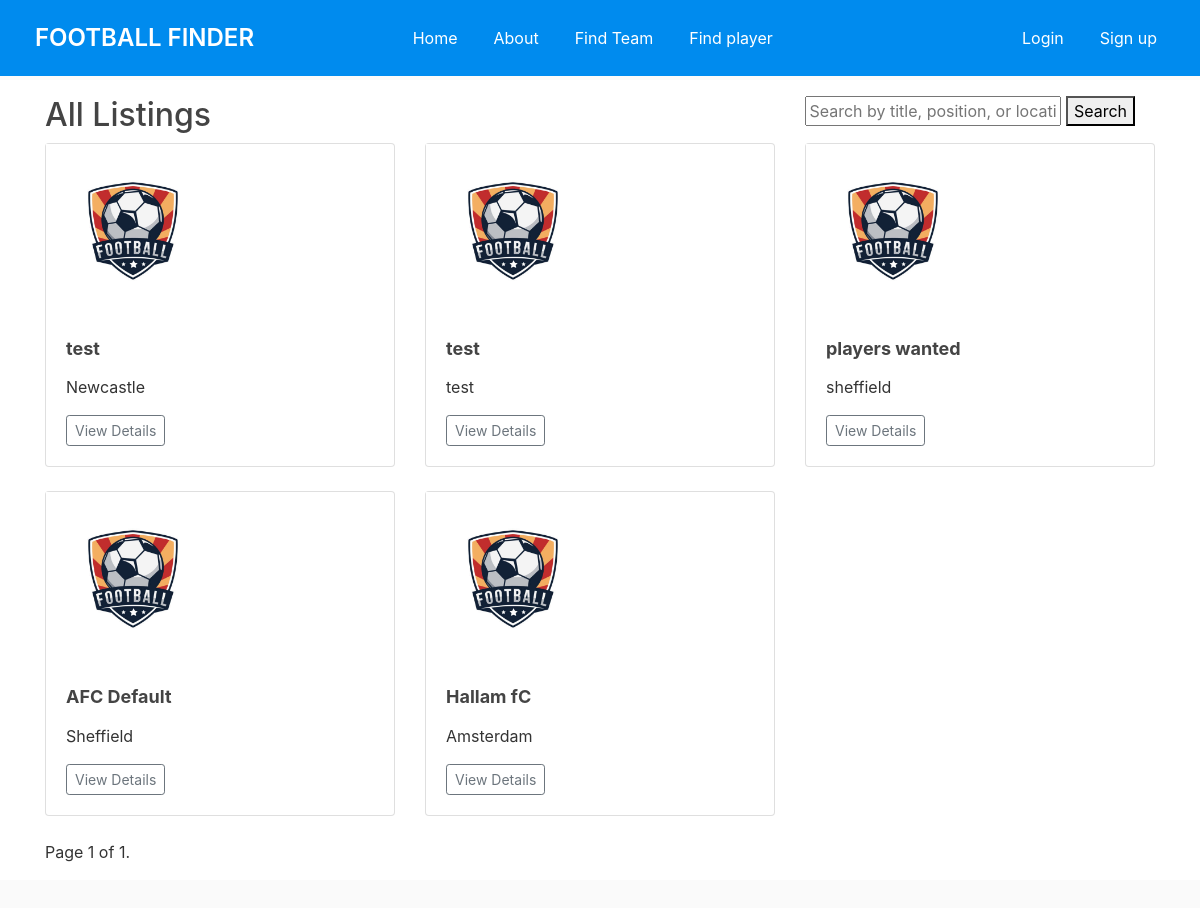
Before: /all-listings/ with the older database file.
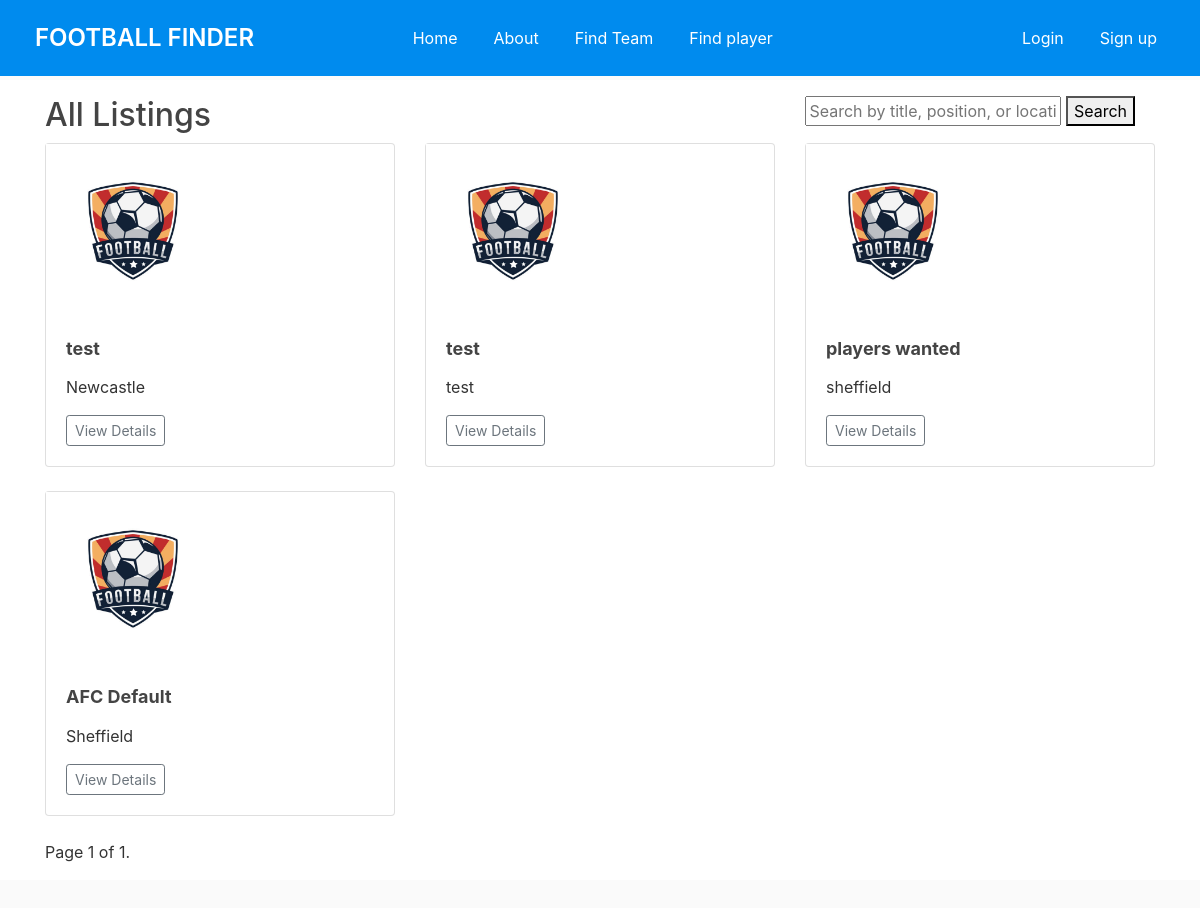
After: the same page with the newer database file.
### ffinderapp/models.py (models this page shows, shortened)
class Listing(models.Model):
    team = models.ForeignKey(get_user_model(), on_delete=models.CASCADE)  # Assuming team is a custom user model
    title = models.CharField(max_length=100)
    description = models.TextField()
    requirements = models.TextField()
    created_at = models.DateTimeField(auto_now_add=True)
    location = models.CharField(max_length=100, default='')
    city = models.CharField(max_length=100, default='')
    photo = models.ImageField(upload_to='media/listing_photos/', null=True, blank=True)  # Adding photo field
    positions = models.CharField(max_length=100, default='')
    user_profile = models.ForeignKey('CustomUser', on_delete=models.CASCADE, null= True)

### ffinderapp/views.py (the view)
# urls.py: path('all-listings/', views.all_listings, name='all_listings'),
def all_listings(request):
    search_query = request.GET.get('search')
    listings = Listing.objects.all()
    if search_query:
        listings = listings.filter(Q(title__icontains=search_query) |
            Q(positions__icontains=search_query) |
            Q(location__icontains=search_query))
    paginator = Paginator(listings, 10)  # 10 listings per page
    page_number = request.GET.get('page')
    try:
        listings_page = paginator.page(page_number)
    except PageNotAnInteger:
        listings_page = paginator.page(1)
    except EmptyPage:
        listings_page = paginator.page(paginator.num_pages)
    return render(request, 'ffinderapp/all_listings.html', {'listings': listings_page})

### ffinderapp/templates/ffinderapp/all_listings.html (shortened to what this page needs)
{% extends "ffinderapp/base.html" %}
{% load crispy_forms_tags %}
{% load static %}
{% block content %}
<div class="container">
    <form class="search-bar" method="get">
        <input type="text" name="search" placeholder="Search by title, position, or location">
        <button type="submit">Search</button>
      </form>
  <h2>All Listings</h2>
  <div class="row">
      {% for listing in listings %}
      <div class="col-md-4">
          <div class="card mb-4 shadow-sm">
              {% if listing.photo %}
              <img src="{{ listing.photo.url }}" class="card-img-top" alt="{{ listing.title }}">
              {% else %}
              <div class="placeholder-image">
                  <img src="{% static 'media/logo.jpeg' %}" alt="No Photo Available">
              </div>
              {% endif %}
              <div class="card-body">
                  <h5 class="card-title">{{ listing.title }}</h5>
                  <p>{{ listing.location }}</p>
                  <div class="d-flex justify-content-between align-items-center">
                      <div class="btn-group">
                          <a href="{% url 'listing_detail' listing.id %}" class="btn btn-sm btn-outline-secondary">View Details</a>
                      </div>
                  </div>
              </div>
          </div>
      </div>
      {% endfor %}
  </div>
  <div class="pagination">
      <span class="step-links">
          <span class="current">
              Page {{ listings.number }} of {{ listings.paginator.num_pages }}.
          </span>
      </span>
  </div>
</div>
{% endblock %}

### ffinderapp/templates/ffinderapp/base.html (shortened to what this page needs)
<!DOCTYPE html>
<html>
<head>
    <link rel="stylesheet" href="https://cdn.jsdelivr.net/npm/bootstrap@4.0.0/dist/css/bootstrap.min.css">
    {% load static %}
    <link rel="stylesheet" type="text/css" href="{% static 'css/styles.css' %}" />
</head>
<body>
    <header class="site-header">
        <nav class="navbar navbar-expand-md navbar-dark bg-steel">
            <div class="container">
                <a class="navbar-brand mr-4" href="{% url 'home' %}">Football Finder</a>
                <div class="collapse navbar-collapse" id="navbarToggle">
                    <div class="navbar-nav mr-auto">
                        <a class="nav-item nav-link" href="{% url 'home' %}">Home</a>
                        <a class="nav-item nav-link" href="#">About</a>
                        <a class="nav-item nav-link" href="{% url 'all_listings' %}">Find Team</a>
                        <a class="nav-item nav-link" href="{% url 'find_players' %}">Find player</a>
                    </div>
                    <div class="navbar-nav">
                        {% if user.is_authenticated %}
                                <a class="nav-item nav-link" href="{% url 'post_ad' %}"> Add Post </a>
                                <a class="nav-item nav-link" href="{% url 'logout' %}">Logout</a>
                                <a class="nav-item nav-link" href="{% url 'profile' %}">Profile</a>
                        {% else %}
                                <a class="nav-item nav-link" href="{% url 'login' %}">Login</a>
                                <a class="nav-item nav-link" href="{% url 'signup' %}">Sign up</a>
                        {% endif %}
                    </div>
                </div>
            </div>
        </nav>
    </header>
    <section class="showcase">
        {% block content %}
        {% endblock %}
    </section>
</body>
</html>

### ffinderapp/static/css/styles.css (style rules this page uses)
html { position: relative; min-height: 100%; }
body { background: #fafafa; color: #333333; margin-top: 5rem; margin-bottom: 50px; }
h1, h2, h3, h4, h5, h6 { color: #444444; }
.bg-steel { background-color: #008bee; }
.site-header { position: fixed; top: 0; left: 0; right: 0; z-index: 1000; }
.site-header .container { padding: 7px 5px; }
.site-header .navbar-brand { font-size: 24px; font-weight: 600; text-transform: uppercase; }
.site-header .navbar-nav { margin-left: auto; color: #014ec3; }
.site-header .navbar-nav .nav-item { margin-left: 20px; }
.site-header .navbar-nav .nav-link { color: #ffffff; }
.showcase { position: relative; height: 100%; width: 100vw; min-height: 100vh; display: flex; justify-content: center; align-items: center; background: #ffffff; overflow: hidden; z-index: 1; }
.card { margin-bottom: 20px; display: table; width: 100%; }
.placeholder-image img { max-width: 50%; height: auto; }
.card-title { font-size: 18px; font-weight: bold; margin-bottom: 10px; }
.search-bar { float: right; margin-right: 20px; }

Changed rows visible on the page:
removed Listing: title "Hallam fC", location "Amsterdam"
